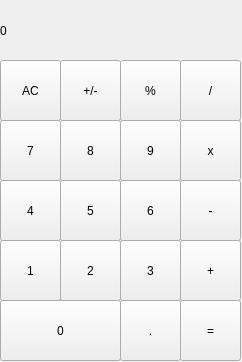
<?xml version="1.0" encoding="UTF-8"?>
<ui version="4.0">
 <class>MainWindow</class>
 <widget class="QMainWindow" name="MainWindow">
  <property name="geometry">
   <rect>
    <x>0</x>
    <y>0</y>
    <width>242</width>
    <height>362</height>
   </rect>
  </property>
  <property name="windowTitle">
   <string>MainWindow</string>
  </property>
  <widget class="QWidget" name="centralwidget">
   <widget class="QLabel" name="resultat">
    <property name="geometry">
     <rect>
      <x>0</x>
      <y>0</y>
      <width>241</width>
      <height>61</height>
     </rect>
    </property>
    <property name="styleSheet">
     <string notr="true"/>
    </property>
    <property name="text">
     <string>0</string>
    </property>
   </widget>
   <widget class="QPushButton" name="pushButton_7">
    <property name="geometry">
     <rect>
      <x>0</x>
      <y>120</y>
      <width>61</width>
      <height>61</height>
     </rect>
    </property>
    <property name="text">
     <string>7</string>
    </property>
   </widget>
   <widget class="QPushButton" name="pushButton_8">
    <property name="geometry">
     <rect>
      <x>60</x>
      <y>120</y>
      <width>61</width>
      <height>61</height>
     </rect>
    </property>
    <property name="text">
     <string>8</string>
    </property>
   </widget>
   <widget class="QPushButton" name="pushButton_9">
    <property name="geometry">
     <rect>
      <x>120</x>
      <y>120</y>
      <width>61</width>
      <height>61</height>
     </rect>
    </property>
    <property name="text">
     <string>9</string>
    </property>
   </widget>
   <widget class="QPushButton" name="pushButton_mult">
    <property name="geometry">
     <rect>
      <x>180</x>
      <y>120</y>
      <width>61</width>
      <height>61</height>
     </rect>
    </property>
    <property name="text">
     <string>x</string>
    </property>
   </widget>
   <widget class="QPushButton" name="pushButton_5">
    <property name="geometry">
     <rect>
      <x>60</x>
      <y>180</y>
      <width>61</width>
      <height>61</height>
     </rect>
    </property>
    <property name="text">
     <string>5</string>
    </property>
   </widget>
   <widget class="QPushButton" name="pushButton_4">
    <property name="geometry">
     <rect>
      <x>0</x>
      <y>180</y>
      <width>61</width>
      <height>61</height>
     </rect>
    </property>
    <property name="text">
     <string>4</string>
    </property>
   </widget>
   <widget class="QPushButton" name="pushButton_6">
    <property name="geometry">
     <rect>
      <x>120</x>
      <y>180</y>
      <width>61</width>
      <height>61</height>
     </rect>
    </property>
    <property name="text">
     <string>6</string>
    </property>
   </widget>
   <widget class="QPushButton" name="pushButton_minus">
    <property name="geometry">
     <rect>
      <x>180</x>
      <y>180</y>
      <width>61</width>
      <height>61</height>
     </rect>
    </property>
    <property name="text">
     <string>-</string>
    </property>
   </widget>
   <widget class="QPushButton" name="pushButton_2">
    <property name="geometry">
     <rect>
      <x>60</x>
      <y>240</y>
      <width>61</width>
      <height>61</height>
     </rect>
    </property>
    <property name="text">
     <string>2</string>
    </property>
   </widget>
   <widget class="QPushButton" name="pushButton_1">
    <property name="geometry">
     <rect>
      <x>0</x>
      <y>240</y>
      <width>61</width>
      <height>61</height>
     </rect>
    </property>
    <property name="text">
     <string>1</string>
    </property>
   </widget>
   <widget class="QPushButton" name="pushButton_3">
    <property name="geometry">
     <rect>
      <x>120</x>
      <y>240</y>
      <width>61</width>
      <height>61</height>
     </rect>
    </property>
    <property name="text">
     <string>3</string>
    </property>
   </widget>
   <widget class="QPushButton" name="pushButton_plus">
    <property name="geometry">
     <rect>
      <x>180</x>
      <y>240</y>
      <width>61</width>
      <height>61</height>
     </rect>
    </property>
    <property name="text">
     <string>+</string>
    </property>
   </widget>
   <widget class="QPushButton" name="pushButton_null">
    <property name="geometry">
     <rect>
      <x>0</x>
      <y>300</y>
      <width>121</width>
      <height>61</height>
     </rect>
    </property>
    <property name="text">
     <string>0</string>
    </property>
   </widget>
   <widget class="QPushButton" name="pushButton_dot">
    <property name="geometry">
     <rect>
      <x>120</x>
      <y>300</y>
      <width>61</width>
      <height>61</height>
     </rect>
    </property>
    <property name="text">
     <string>.</string>
    </property>
   </widget>
   <widget class="QPushButton" name="pushButton_equal">
    <property name="geometry">
     <rect>
      <x>180</x>
      <y>300</y>
      <width>61</width>
      <height>61</height>
     </rect>
    </property>
    <property name="text">
     <string>=</string>
    </property>
   </widget>
   <widget class="QPushButton" name="pushButton_plusminus">
    <property name="geometry">
     <rect>
      <x>60</x>
      <y>60</y>
      <width>61</width>
      <height>61</height>
     </rect>
    </property>
    <property name="text">
     <string>+/-</string>
    </property>
   </widget>
   <widget class="QPushButton" name="pushButton_reset">
    <property name="geometry">
     <rect>
      <x>0</x>
      <y>60</y>
      <width>61</width>
      <height>61</height>
     </rect>
    </property>
    <property name="text">
     <string>AC</string>
    </property>
   </widget>
   <widget class="QPushButton" name="pushButton_percent">
    <property name="geometry">
     <rect>
      <x>120</x>
      <y>60</y>
      <width>61</width>
      <height>61</height>
     </rect>
    </property>
    <property name="text">
     <string>%</string>
    </property>
   </widget>
   <widget class="QPushButton" name="pushButton_divide">
    <property name="geometry">
     <rect>
      <x>180</x>
      <y>60</y>
      <width>61</width>
      <height>61</height>
     </rect>
    </property>
    <property name="text">
     <string>/</string>
    </property>
   </widget>
  </widget>
 </widget>
 <resources/>
 <connections/>
</ui>
